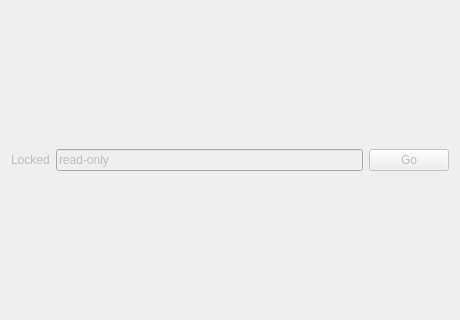
<?xml version="1.0" encoding="UTF-8"?>
<ui version="4.0"><class>Dialog</class><widget class="QDialog" name="Dialog"><property name="geometry"><rect><x>0</x><y>0</y><width>460</width><height>320</height></rect></property><property name="windowTitle"><string>#003 hbox/88_disabled_mix</string></property><layout class="QVBoxLayout" name="verticalLayout"><property name="leftMargin"><number>11</number></property><property name="topMargin"><number>11</number></property><property name="rightMargin"><number>11</number></property><property name="bottomMargin"><number>11</number></property><property name="spacing"><number>6</number></property><item><layout class="QHBoxLayout" name="row"><property name="leftMargin"><number>0</number></property><property name="topMargin"><number>0</number></property><property name="rightMargin"><number>0</number></property><property name="bottomMargin"><number>0</number></property><property name="spacing"><number>6</number></property><item><widget class="QLabel" name="label_1"><property name="text"><string>Locked</string></property><property name="enabled"><bool>false</bool></property></widget></item><item><widget class="QLineEdit" name="lineEdit_1"><property name="text"><string>read-only</string></property><property name="enabled"><bool>false</bool></property></widget></item><item><widget class="QPushButton" name="go"><property name="text"><string>Go</string></property><property name="enabled"><bool>false</bool></property></widget></item></layout></item></layout></widget></ui>
